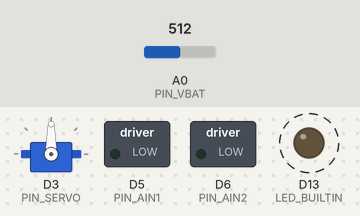
Recording of a sketch running on a simulated Arduino Nano 33 IoT. Shown: servo, switched loads named in the sketch (green lamp = pin HIGH), output pins drawn as LEDs (lit = HIGH). Dashed ring = blinking. Inputs (shaded band) come from the test bench; at power-on: A0 (PIN_VBAT) = 512. Nothing arrives over Bluetooth unless stated; a phone connects over Bluetooth LE 3 s after start.

Above: at 0.9 s.
1.3 s: A0 (PIN_VBAT) set to 314
4.3 s: A0 (PIN_VBAT) set to 279
At 4.3 s:
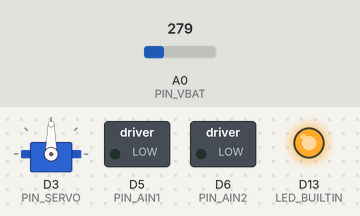
5.8 s: A0 (PIN_VBAT) set to 306
At 8.7 s:
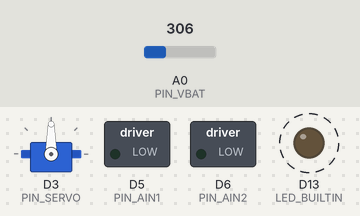
8.8 s: A0 (PIN_VBAT) set to 190
At 9.4 s:
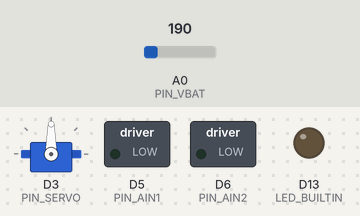
Timing chart, 0 to 11.3 s (numbered marks = the images above; inputs shaded):
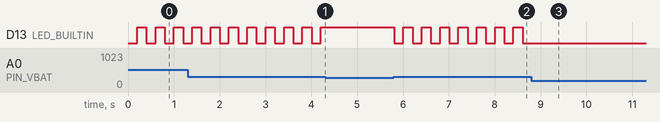

The sketch:

rc_car_drive.ino
```cpp
// RC rally car: phone control over Bluetooth for the Arduino Nano 33 BLE.
// Use the Adafruit Bluefruit Connect app: connect to "RC Rally", open Controller, then Control Pad.
//   Up / Down     drive while held
//   Left / Right  steer while held
//   Button 1 / 2  slow / fast
// Needs the "Arduino Mbed OS Nano Boards" package and the ArduinoBLE and Servo libraries.
// Compiles for the Nano 33 BLE, but has NOT run on hardware yet. Test with the wheels off the ground first.

#include <ArduinoBLE.h>
#include <Servo.h>

// Pins. The Nano's pins are 3.3 V only: the servo signal goes through the level shifter.
const int PIN_SERVO = 3;   // to level shifter LV side; HV side goes to the servo signal wire
const int PIN_AIN1 = 5;    // to DRV8833 AIN1 and BIN1 (bridge them). Motor power goes to the driver's VIN pin, not VMM.
const int PIN_AIN2 = 6;    // to DRV8833 AIN2 and BIN2 (bridge them). Join AOUT1+BOUT1 and AOUT2+BOUT2: the two
                           // channels in parallel give 2.4 A, above the motor's 1.5 A stall. One channel is only 1.2 A.
const int PIN_VBAT = A0;   // battery divider: battery+ to 100k to A0, A0 to 47k to GND

// Set these on the bench.
const int STEER_CENTER = 90;   // servo angle for straight ahead
const int STEER_TRAVEL = 20;   // servo degrees each way. Start low, then raise toward 37, which is full lock in the
                               // v2 model (25 deg inner wheel). Never above 40: past that the horn pin leaves its slot range.
static_assert(STEER_TRAVEL <= 38, "STEER_TRAVEL above 38 drives the steering past full lock");
const bool STEER_REVERSED = false;
const bool MOTOR_REVERSED = false;

// The motor is rated 6 V and a full 2S battery is 8.4 V, so never go above about 70%.
const int SPEED_SLOW = 70;     // out of 255, about 1 m/s with the 10:1 motor
const int SPEED_FAST = 178;    // out of 255, about 70%

// Stop driving below this to protect the LiPo. Averaged, so a short dip under load does not trip it.
const float VBAT_CUTOFF = 6.4;
const float VBAT_DIVIDER = (100.0 + 47.0) / 47.0;

BLEService uartService("6E400001-B5A3-F393-E0A9-E50E24DCCA9E");  // Nordic UART service, which the app talks to
BLECharacteristic rxChar("6E400002-B5A3-F393-E0A9-E50E24DCCA9E", BLEWrite | BLEWriteWithoutResponse, 20);
BLECharacteristic txChar("6E400003-B5A3-F393-E0A9-E50E24DCCA9E", BLENotify, 20);

Servo steering;
bool btnUp = false, btnDown = false, btnLeft = false, btnRight = false;
int speedLimit = SPEED_SLOW;
bool batteryLow = false;
float vbatAverage = 8.0;
unsigned long lastBatteryCheck = 0;

void setMotor(int power) {  // -255 to 255
  if (MOTOR_REVERSED) power = -power;
  analogWrite(PIN_AIN1, power > 0 ? power : 0);
  analogWrite(PIN_AIN2, power < 0 ? -power : 0);
}

void applyControls() {
  int drive = 0;
  if (!batteryLow) {
    if (btnUp && !btnDown) drive = speedLimit;
    if (btnDown && !btnUp) drive = -speedLimit;
  }
  setMotor(drive);

  int steer = 0;
  if (btnLeft && !btnRight) steer = STEER_TRAVEL;
  if (btnRight && !btnLeft) steer = -STEER_TRAVEL;
  if (STEER_REVERSED) steer = -steer;
  steering.write(STEER_CENTER + steer);
}

void stopEverything() {
  btnUp = btnDown = btnLeft = btnRight = false;
  applyControls();
}

// App button packet: '!' 'B' button state checksum. The checksum is the inverted sum of the first four bytes.
void handlePacket(const uint8_t* data, int length) {
  if (length < 5 || data[0] != '!' || data[1] != 'B') return;
  uint8_t sum = 0;
  for (int i = 0; i < 4; i++) sum += data[i];
  if ((uint8_t)~sum != data[4]) return;

  bool pressed = data[3] == '1';
  switch (data[2]) {
    case '1': if (pressed) speedLimit = SPEED_SLOW; break;
    case '2': if (pressed) speedLimit = SPEED_FAST; break;
    case '5': btnUp = pressed; break;
    case '6': btnDown = pressed; break;
    case '7': btnLeft = pressed; break;
    case '8': btnRight = pressed; break;
  }
  applyControls();
}

void checkBattery() {
  if (millis() - lastBatteryCheck < 200) return;
  lastBatteryCheck = millis();
  float volts = analogRead(PIN_VBAT) * 3.3 / 1023.0 * VBAT_DIVIDER;
  if (volts < 3.0) {  // running from USB with the car switched off: there is no battery to protect
    vbatAverage = 8.0;
    return;
  }
  vbatAverage = vbatAverage * 0.95 + volts * 0.05;  // about a 4 second average
  if (vbatAverage < VBAT_CUTOFF && !batteryLow) {
    batteryLow = true;  // stays off until the power is cycled
    applyControls();
  }
  if (batteryLow) digitalWrite(LED_BUILTIN, !digitalRead(LED_BUILTIN));
}

void setup() {
  pinMode(PIN_AIN1, OUTPUT);
  pinMode(PIN_AIN2, OUTPUT);
  pinMode(LED_BUILTIN, OUTPUT);
  setMotor(0);
  steering.attach(PIN_SERVO);
  steering.write(STEER_CENTER);

  float startVolts = analogRead(PIN_VBAT) * 3.3 / 1023.0 * VBAT_DIVIDER;
  if (startVolts >= 3.0) vbatAverage = startVolts;

  if (!BLE.begin()) {
    while (true) {  // fast blink: Bluetooth failed to start
      digitalWrite(LED_BUILTIN, !digitalRead(LED_BUILTIN));
      delay(100);
    }
  }
  BLE.setLocalName("RC Rally");
  BLE.setAdvertisedService(uartService);
  uartService.addCharacteristic(rxChar);
  uartService.addCharacteristic(txChar);
  BLE.addService(uartService);
  BLE.advertise();
}

void loop() {
  BLE.poll();
  checkBattery();

  BLEDevice central = BLE.central();
  static bool wasConnected = false;
  bool connected = central && central.connected();

  // If the phone disconnects or goes out of range, stop. The app only sends press and release,
  // so a held button sends nothing and a timer would stop the car while you are still driving.
  if (wasConnected && !connected) stopEverything();
  wasConnected = connected;

  if (connected && rxChar.written()) {
    handlePacket(rxChar.value(), rxChar.valueLength());
  }
}
```

Measured:
- the behaviour switches between 298 and 297 on A0 (PIN_VBAT) (found by bisection; images 0 and 1)
- after the input at 4.3 s, D13 (LED_BUILTIN): stops changing and stays HIGH
- after the input at 5.8 s, D13 (LED_BUILTIN): alternates HIGH for 0.20 s and LOW for 0.20 s, starting at once
- after the input at 8.8 s, D13 (LED_BUILTIN): stops changing and stays LOW
- by itself, D13 (LED_BUILTIN): alternates HIGH for 0.20 s and LOW for 0.20 s
